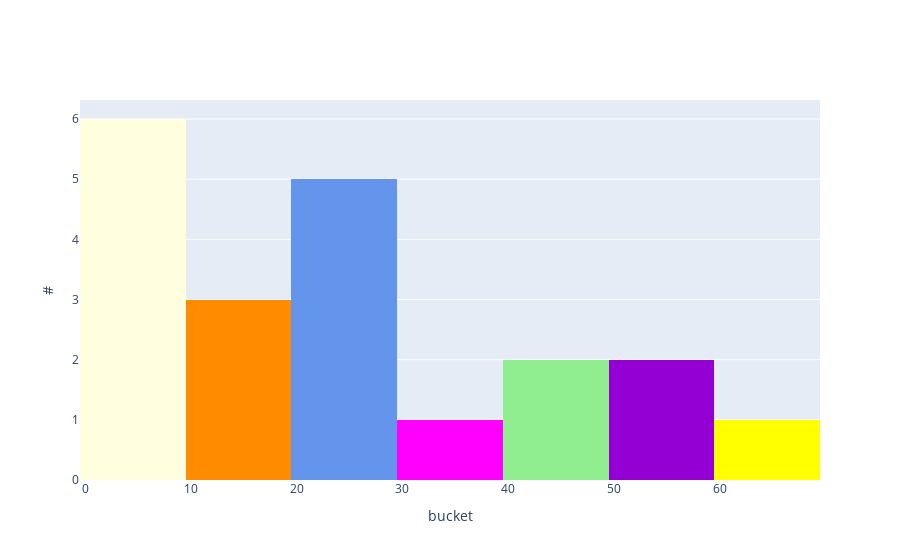

Notebook cell for this chart:
### Code cell
data = [go.Histogram(x=ages, nbinsx=7,
                     marker_color=['lightyellow', 'darkorange', 'cornflowerblue', 'magenta', 'lightgreen', 'darkviolet', 'yellow'])]
fig = go.Figure(data=data)
fig.update_layout(
    xaxis_title='bucket',
    yaxis_title='#'
)
fig.show()

### Figure 1 — Plotly figure (JSON) as saved in the notebook; plotly's stock layout.template omitted (floating-point values rounded to 4 significant figures)
{"data": [{"marker": {"color": ["lightyellow", "darkorange", "cornflowerblue", "magenta", "lightgreen", "darkviolet", "yellow"]}, "nbinsx": 7, "type": "histogram", "x": [1, 3, 27, 32, 5, 63, 26, 25, 18, 16, 4, 45, 29, 19, 22, 51, 58, 9, 42, 6]}], "layout": {"xaxis": {"title": {"text": "bucket"}}, "yaxis": {"title": {"text": "#"}}}}
